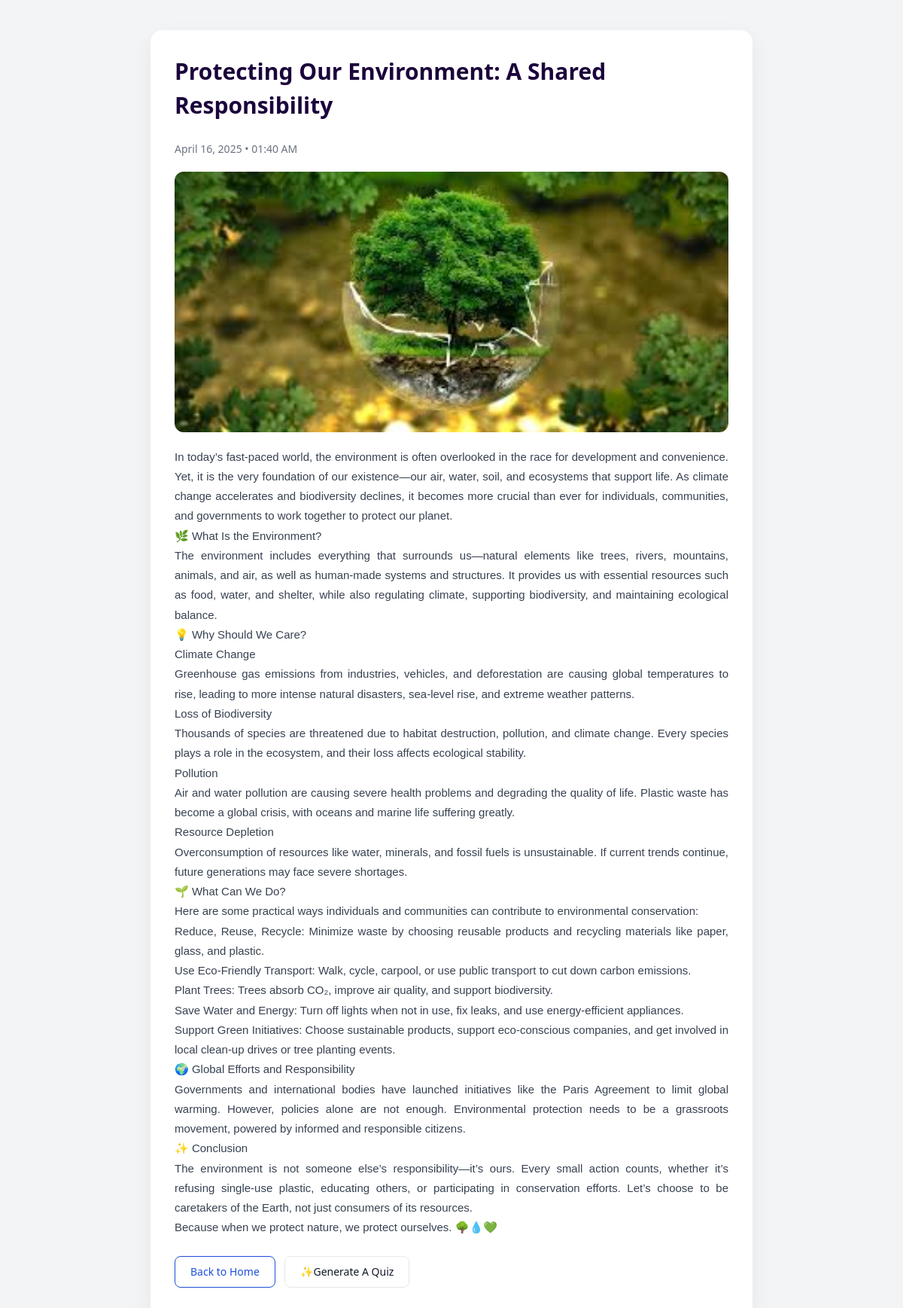
/blogverse/blog/3/, run on the app's committed database.
### blogverse/models.py (models this page shows, shortened)
class BlogPost(models.Model):
    user = models.ForeignKey(settings.AUTH_USER_MODEL, on_delete=models.CASCADE)
    title = models.CharField(max_length=200)
    image = models.ImageField(upload_to='blog_images/', blank=True, null=True)
    content = models.TextField()
    created_at = models.DateTimeField(auto_now_add=True)
    profile_image = models.ImageField(upload_to='profile_images/', null=True, blank=True)

### blogverse/views.py (the view)
# urls.py: path('blog/<int:post_id>/', views.blog_detail, name='blog_detail'),  # View a single blog post
def blog_detail(request, post_id):
    post = get_object_or_404(BlogPost, id=post_id)
    return render(request, 'blog_detail.html', {'post': post})

### blogverse/templates/blog_detail.html (shortened to what this page needs)
<!DOCTYPE html>
<html lang="en">
<head>
    <script src="https://cdn.tailwindcss.com"></script>
</head>
<body>
    {% block content %}
    <div class="blog-container">
        <div class="title">
            <h1>{{ post.title }}</h1>
        </div>
        <div class="meta">
            <div>
                <div class="published-date">{{ post.created_at|date:"F d, Y • h:i A" }}</div>
            </div>
        </div>
        {% if post.image %}
        <img src="{{ post.image.url }}" alt="Blog Image" class="blog-image">
        {% endif %}
        <div class="blog-content">{{ post.content|linebreaks }}</div>
        <br>
        <a href="{% url 'blog_list' %}"><button type="button"
                class="text-blue-700 hover:text-white border border-blue-700 hover:bg-blue-800 focus:ring-4 focus:outline-none focus:ring-blue-300 font-medium rounded-lg text-sm px-5 py-2.5 text-center me-2 mb-2 dark:border-blue-500 dark:text-blue-500 dark:hover:text-white dark:hover:bg-blue-500 dark:focus:ring-blue-800">Back
                to
                Home</button></a>
                <a href="{% url 'blogbattle:start' %}?category={{ post.title|urlencode }}"><button type="button" class="py-2.5 px-5 me-2 mb-2 text-sm font-medium text-gray-900 focus:outline-none bg-white rounded-lg border border-gray-200 hover:bg-gray-100 hover:text-blue-700 focus:z-10 focus:ring-4 focus:ring-gray-100 dark:focus:ring-gray-700 dark:bg-gray-800 dark:text-gray-400 dark:border-gray-600 dark:hover:text-white dark:hover:bg-gray-700">✨Generate A Quiz</button>
                </a>
    </div>
    {% endblock %}
</body>
</html>

### blogverse/templates/blog_detail.html (style rules this page uses)
body { font-family: 'Segoe UI', Tahoma, Geneva, Verdana, sans-serif; background-color: #f3f4f6; margin: 0; padding: 40px 20px; display: flex; justify-content: center; align-items: flex-start; min-height: 100vh; }
.blog-container { background: #ffffff; max-width: 800px; width: 100%; padding: 32px; border-radius: 16px; box-shadow: 0 10px 30px rgba(0, 0, 0, 0.06); }
.title h1 { font-family: 'Segoe UI', 'Helvetica Neue', sans-serif; font-size: 30px; font-weight: 700; color: #1b033b; }
.meta { display: flex; align-items: center; gap: 12px; margin-bottom: 20px; font-size: 14px; color: #6b7280; }
.blog-image { width: 100%; height: auto; border-radius: 12px; margin: 20px 0; }
.blog-content { font-family: 'DM Sans', sans-serif; font-size: 15px; line-height: 1.75; color: #374151; text-align: justify; margin-top: 20px; }
.published-date { font-size: 14px; color: #6b7280; margin-top: 25px; }

### data on the page
BlogPost: title "Protecting Our Environment: A Shared Responsibility", created_at "April 16, 2025 • 01:40 AM", image (picture), content "In today’s fast-paced world, the environment is often overlooked in the race for development and convenience. Yet, it is the very foundation of our existence—our air, water, soil, and ecosystems that support life. As climate change accelerates and biodiversity declines, it becomes more crucial than ever for individuals, communities, and governments to work together to protect our planet. 🌿 What Is the Environment? The environment includes everything that surrounds us—natural elements like trees, rivers, mountains, animals, and air, as well as human-made systems and structures. It provides us with essential resources such as food, water, and shelter, while also regulating climate, supporting…"
